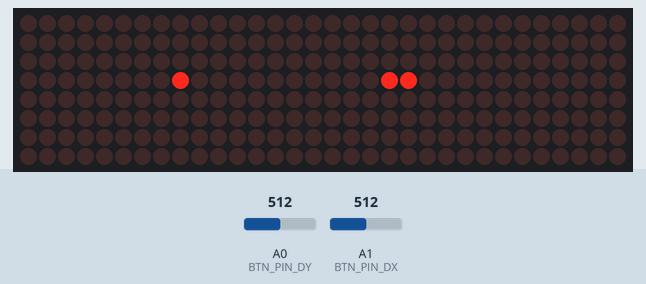
Simulated run of this sketch. Board: Arduino Uno, built with avr-gcc and run on an emulated ATmega328P. Shown: 32×8 LED matrix. Wiring (inferred from the names in the program): 4 × MAX7219 LED driver (orientation assumed): data pin 12; clock pin 10; CS pin 11. Inputs (shaded band) come from the test bench; at power-on: A0 (BTN_PIN_DY) = 512, A1 (BTN_PIN_DX) = 512. Random numbers use the default seed unless the sketch sets one.

Above: at 1.2 s.
1.3 s: A0 (BTN_PIN_DY) set to 766
3.8 s: A0 (BTN_PIN_DY) set to 789
At 4.0 s:
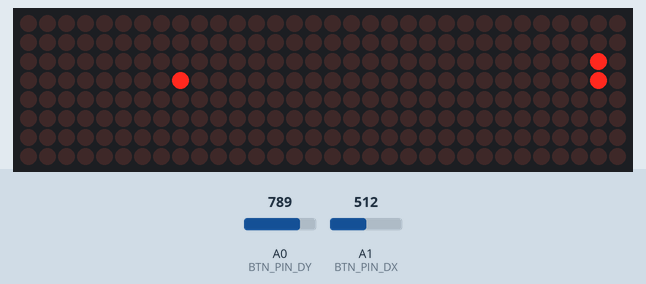
6.1 s: A1 (BTN_PIN_DX) set to 770
7.6 s: A1 (BTN_PIN_DX) set to 804
At 7.88 s:
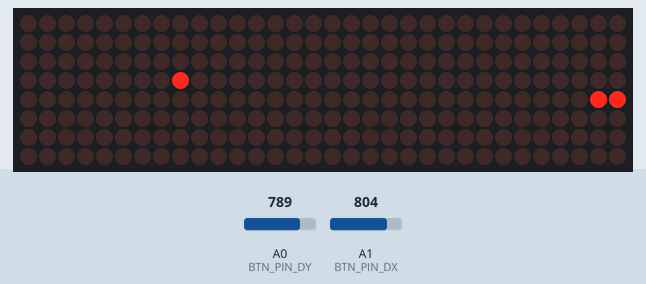
10.0 s: A1 (BTN_PIN_DX) set to 716
At 10.22 s:
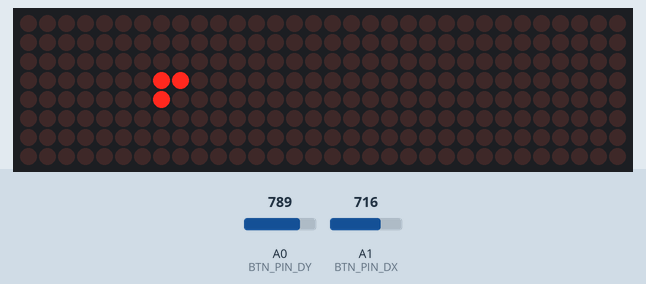
12.3 s: A1 (BTN_PIN_DX) set to 900
At 12.81 s:
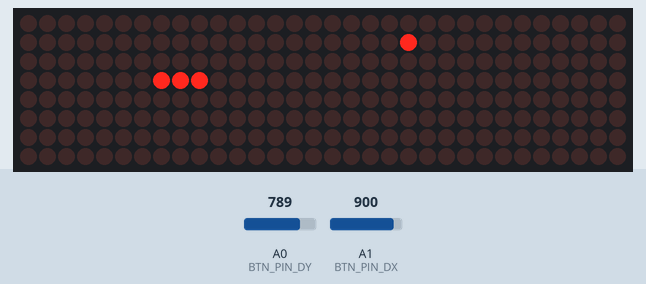
Timing chart, 0 to 15.3 s (numbered marks = the images above; inputs shaded):
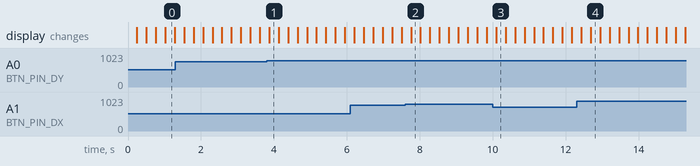

The sketch:

snake.ino
```cpp
#include "Arduino.h"
#include "game.h"

const byte LED_PIN_DATA = 12;
const byte LED_PIN_CLOCK = 10;
const byte LED_PIN_CS = 11;

const byte LED_OP_DECODEMODE = 9;
const byte LED_OP_INTENSITY = 10;
const byte LED_OP_SCANLIMIT = 11;
const byte LED_OP_SHUTDOWN = 12;
const byte LED_OP_DISPLAYTEST = 15;

const byte BTN_PIN_DY = A0;
const byte BTN_PIN_DX = A1;
const int BTN_SIGNAL_MID_LEVEL = 518;
const int BTN_SIGNAL_THRESHOLD = BTN_SIGNAL_MID_LEVEL / 2;

const int LOOP_DELAY = 25;
const int GAME_LOOP_DELAY = 250;

const int RENDER_PANELS = 4;

byte led_buffer[RENDER_PANELS][2];

int game_loop_filter = 0;

Game game;
UserInput user_input;

void setup() {
    randomSeed(analogRead(A0));

    game_init(&game);
    game_prepare_level(&game);

    user_input.next_move = DIRECTION_RIGHT;

    render_init();
    render_field();
}

void loop() {
    input_read();

    game_loop_filter++;
    if (game_loop_filter >= GAME_LOOP_DELAY / LOOP_DELAY) {
        game_loop_filter = 0;

        STEP_RESULT result = game_handle_next_step(&game, &user_input);
        if (result == STEP_RESULT_SUCCESS) {
            render_field();
        } else {
            game_prepare_level(&game);
            user_input.next_move = DIRECTION_RIGHT;
            render_field();
        }
    }

    delay(LOOP_DELAY);
}

void input_read() {
    int dy = analogRead(BTN_PIN_DY) - BTN_SIGNAL_MID_LEVEL;
    int dx = analogRead(BTN_PIN_DX) - BTN_SIGNAL_MID_LEVEL;

    int abs_dy = dy < 0 ? -dy : dy;
    int abs_dx = dx < 0 ? -dx : dx;

    if (abs_dy > abs_dx) {
        if (abs_dy > BTN_SIGNAL_THRESHOLD) {
            user_input.next_move = dy < 0 ? DIRECTION_UP : DIRECTION_DOWN;
        }
    } else {
        if (abs_dx > BTN_SIGNAL_THRESHOLD) {
            user_input.next_move = dx < 0 ? DIRECTION_LEFT : DIRECTION_RIGHT;
        }
    }
}

void render_init() {
    pinMode(LED_PIN_DATA, OUTPUT);
    pinMode(LED_PIN_CLOCK, OUTPUT);
    pinMode(LED_PIN_CS, OUTPUT);
    digitalWrite(LED_PIN_CS, HIGH);

    render_led_send_command(LED_OP_DISPLAYTEST, 0);
    render_led_send_command(LED_OP_SCANLIMIT, 7);
    render_led_send_command(LED_OP_DECODEMODE, 0);
    render_led_send_command(LED_OP_SHUTDOWN, 1);
    render_led_send_command(LED_OP_INTENSITY, 8);
}

void render_field() {
    for (int y = 0; y < FIELD_HEIGHT; y++) {
        for (int x = 0; x < FIELD_WIDTH;) {
            byte data = 0, mask = 1 << (FIELD_HEIGHT - 1), d = RENDER_PANELS - x / FIELD_HEIGHT - 1;
            for (; mask > 0; x++) {
                if (!GAME_CELL_IS_TYPE(game.field.cells[x][y], CELL_TYPE_EMPTY))
                    data |= mask;
                mask >>= 1;
            }

            led_buffer[d][0] = FIELD_HEIGHT - y;
            led_buffer[d][1] = data;
        }
        render_led_send_buffer();
    }
}

void render_led_send_command(byte opcode, byte data) {
    for (int i = 0; i < RENDER_PANELS; i++) {
        led_buffer[i][0] = opcode;
        led_buffer[i][1] = data;
    }
    render_led_send_buffer();
}

void render_led_send_buffer() {
    digitalWrite(LED_PIN_CS, LOW);

    for (int i = RENDER_PANELS - 1; i >= 0; i--) {
        shiftOut(LED_PIN_DATA, LED_PIN_CLOCK, MSBFIRST, led_buffer[i][0]);
        shiftOut(LED_PIN_DATA, LED_PIN_CLOCK, MSBFIRST, led_buffer[i][1]);
    }

    digitalWrite(LED_PIN_CS, HIGH);
}
```

game.cpp
```cpp
#include "game.h"

#if defined(__EMSCRIPTEN__)

long random(long max) {
    return random() % max;
}

#endif

void move_snake(Game *game, Point next_point);
void increase_snake(Game *game, Point next_point);
bool is_next_snake_point_allowed(Game *game, Point point);
Point get_next_point(Point point, DIRECTION direction);
DIRECTION get_opposite_direction(DIRECTION direction);
void set_snake_direction(Game *game, DIRECTION direction);
void generate_food(Game *game);
void generate_blocks(Game *game);
void init_snake(Game *game);
void memzero(uint8_t *mem, size_t size);

void game_init(Game *game) {
    memzero((uint8_t*) game, sizeof(Game));
}

void game_prepare_level(Game *game) {
    memzero((uint8_t*) &(game->field), sizeof(Field));
    generate_blocks(game);
    init_snake(game);
    generate_food(game);
    game->score = 0;
}

STEP_RESULT game_handle_next_step(Game *game, UserInput *input) {
    set_snake_direction(game, input->next_move);

    Point current_snake_point = game->snake.first_point;
    Point next_snake_point = get_next_point(current_snake_point,
                                            GAME_CELL_GET_SNAKE_NEXT(game->field.cells[current_snake_point.x][current_snake_point.y]));

    if (!is_next_snake_point_allowed(game, next_snake_point))
        return STEP_RESULT_FAIL;

    if (GAME_CELL_IS_TYPE(game->field.cells[next_snake_point.x][next_snake_point.y], CELL_TYPE_FOOD)) {
        game->score++;
        increase_snake(game, next_snake_point);
        generate_food(game);
    } else
        move_snake(game, next_snake_point);

    return STEP_RESULT_SUCCESS;
}

void move_snake(Game *game, Point next_point) {
    Point fp = game->snake.first_point;
    DIRECTION fd = GAME_CELL_GET_SNAKE_NEXT(game->field.cells[fp.x][fp.y]);
    Cell next_cell = GAME_CELL_MAKE_SNAKE(fd);

    Point lp = game->snake.last_point;
    DIRECTION ld = GAME_CELL_GET_SNAKE_NEXT(game->field.cells[lp.x][lp.y]);

    game->field.cells[lp.x][lp.y] = CELL_TYPE_EMPTY;
    game->field.cells[next_point.x][next_point.y] = next_cell;

    game->snake.first_point = next_point;
    game->snake.last_point = get_next_point(lp, ld);
}

void increase_snake(Game *game, Point next_point) {
    Point fp = game->snake.first_point;
    DIRECTION fd = GAME_CELL_GET_SNAKE_NEXT(game->field.cells[fp.x][fp.y]);
    Cell next_cell = GAME_CELL_MAKE_SNAKE(fd);

    game->field.cells[next_point.x][next_point.y] = next_cell;
    game->snake.first_point = next_point;
}

bool is_next_snake_point_allowed(Game *game, Point point) {
    Cell cell = game->field.cells[point.x][point.y];
    CELL_TYPE type = GAME_CELL_GET_TYPE(cell);

    if (GAME_CELL_IS_TYPE(cell, CELL_TYPE_EMPTY))
        return true;

    if (GAME_CELL_IS_TYPE(cell, CELL_TYPE_FOOD))
        return true;

    if (GAME_CELL_IS_TYPE(cell, CELL_TYPE_SNAKE)
        && POINT_IS_EQUAL(point, game->snake.last_point))
        return true;

    return false;
}

Point get_next_point(Point point, DIRECTION direction) {
    switch (direction) {
        case DIRECTION_LEFT:
            return POINT((uint8_t) (((uint8_t) (point.x - 1)) % FIELD_WIDTH), point.y);
        case DIRECTION_RIGHT:
            return POINT((uint8_t) (((uint8_t) (point.x + 1)) % FIELD_WIDTH), point.y);
        case DIRECTION_UP:
            return POINT(point.x, (uint8_t) (((uint8_t) (point.y - 1)) % FIELD_HEIGHT));
        case DIRECTION_DOWN:
            return POINT(point.x, (uint8_t) (((uint8_t) (point.y + 1)) % FIELD_HEIGHT));
    }

    return point;
}

DIRECTION get_opposite_direction(DIRECTION direction) {
    switch (direction) {
        case DIRECTION_LEFT:
            return DIRECTION_RIGHT;
        case DIRECTION_RIGHT:
            return DIRECTION_LEFT;
        case DIRECTION_UP:
            return DIRECTION_DOWN;
        case DIRECTION_DOWN:
            return DIRECTION_UP;
    }
    return DIRECTION_RIGHT;
}

void set_snake_direction(Game *game, DIRECTION direction) {
    Point p = game->snake.first_point;
    Cell c = game->field.cells[p.x][p.y];
    DIRECTION curr_direction = GAME_CELL_GET_SNAKE_NEXT(c);

    if (curr_direction == direction
        || get_opposite_direction(curr_direction) == direction)
        return;

    game->field.cells[p.x][p.y] = (c & 0xf3) | (direction << 2);
}

/**
 * Generate food by following algoright (non optimal):
 * - generate random value (RND) in range from 0 to field WxH;
 * - iterate thought all cells until we found free cell under index RND, we skip occupied cells and do not count them.
 */
void generate_food(Game *game) {
    int rnd = (int) random(FIELD_WIDTH * FIELD_HEIGHT - game->score - 2);

    while (true) {
        for (int i = 0; i < FIELD_WIDTH; ++i) {
            for (int j = 0; j < FIELD_HEIGHT; ++j) {
                if (GAME_CELL_IS_TYPE(game->field.cells[i][j], CELL_TYPE_EMPTY)) {
                    if (--rnd <= 0) {
                        game->field.cells[i][j] = GAME_CELL_MAKE_FOOD;
                        return;
                    }
                }
            }
        }
    }
}

void generate_blocks(Game *game) {
    const long RND_MAX = 0x7FFFFFFFl;
    const long RND_BIN_THRESHOLD = RND_MAX / 2;

    if (random(RND_MAX) < RND_BIN_THRESHOLD) {
        /* No borders at all */
        return;
    }

    if (random(RND_MAX) > RND_BIN_THRESHOLD) {
        /* Left border */
        for (int i = 0; i < FIELD_HEIGHT; i++)
            game->field.cells[0][i] = GAME_CELL_MAKE_BLOCK;
    }

    if (random(RND_MAX) > RND_BIN_THRESHOLD) {
        /* Right border */
        for (int i = 0; i < FIELD_HEIGHT; i++)
            game->field.cells[FIELD_WIDTH - 1][i] = GAME_CELL_MAKE_BLOCK;
    }

    if (random(RND_MAX) > RND_BIN_THRESHOLD) {
        /* Top border */
        for (int i = 0; i < FIELD_WIDTH; i++)
            game->field.cells[i][0] = GAME_CELL_MAKE_BLOCK;
    }

    if (random(RND_MAX) > RND_BIN_THRESHOLD) {
        /* Bottom border */
        for (int i = 0; i < FIELD_WIDTH; i++)
            game->field.cells[i][FIELD_HEIGHT - 1] = GAME_CELL_MAKE_BLOCK;
    }
}

/**
 * Generate two cell snake in the field center.
 */
void init_snake(Game *game) {
    const int P1_X = FIELD_WIDTH / 2;
    const int P1_Y = FIELD_HEIGHT / 2;

    const int P2_X = FIELD_WIDTH / 2 - 1;
    const int P2_Y = FIELD_HEIGHT / 2;

    game->field.cells[P1_X][P1_Y] = GAME_CELL_MAKE_SNAKE(DIRECTION_RIGHT);
    game->field.cells[P2_X][P2_Y] = GAME_CELL_MAKE_SNAKE(DIRECTION_RIGHT);

    game->snake.first_point.x = P1_X;
    game->snake.first_point.y = P1_Y;

    game->snake.last_point.x = P2_X;
    game->snake.last_point.y = P2_Y;
}

/**
 * Fill memory block by zeros.
 */
void memzero(uint8_t *mem, size_t size) {
    while (size-- > 0)
        *mem++ = 0;
}
```

game.h
```cpp
#ifndef GAME_H
#define GAME_H

#include <stdint.h>
#include <stdlib.h>

#if defined(__EMSCRIPTEN__)

const int FIELD_WIDTH = 64;
const int FIELD_HEIGHT = 64;

#elif defined(__AVR__)

const int FIELD_WIDTH = 32;
const int FIELD_HEIGHT = 8;

#else

#error Unsupported platform.

#endif

/**
 * Game field cell type.
 */
typedef enum {
    CELL_TYPE_EMPTY,
    CELL_TYPE_SNAKE,
    CELL_TYPE_FOOD,
    CELL_TYPE_BLOCK
} CELL_TYPE;

/**
 * Direction to snake next cell.
 */
typedef enum {
    DIRECTION_LEFT,
    DIRECTION_RIGHT,
    DIRECTION_UP,
    DIRECTION_DOWN
} DIRECTION;

/**
 * The result of game loop step.
 */
typedef enum {
    STEP_RESULT_SUCCESS,
    STEP_RESULT_FAIL
 } STEP_RESULT;

/**
 * Point coordinates.
 */
typedef struct Point {
    /**
     * X-coordinate: [0..FIELD_WIDTH].
     */
    uint8_t x;
    /**
     * Y-coordinate: [0..FIELD_HEIGHT].
     */
    uint8_t y;
} Point;

#define POINT(x, y) ((Point) {(uint8_t) x, (uint8_t) y})

#define POINT_IS_EQUAL(p1, p2) (p1.x == p2.x && p1.y == p2.y)

/**
 * Snake data container.
 */
typedef struct Snake {
    Point first_point;
    Point last_point;;
} Snake;

/**
 * Cell data will be encoded in one byte by the following bit schema:
 * 2 bits - type of the cell, one of CELL_TYPE value.
 * Next bits depends on type of the cell.
 * - Snake cell:
 *  2 bits - next cell direction, one of DIRECTION value.
 *  The first snake cell contains direction for future step.
 */
typedef uint8_t Cell;

#define GAME_CELL_MAKE_EMPTY ((Cell) CELL_TYPE_EMPTY)
#define GAME_CELL_MAKE_SNAKE(next_direction) ((Cell) (CELL_TYPE_SNAKE | ((next_direction) << 2)))
#define GAME_CELL_MAKE_FOOD ((Cell) CELL_TYPE_FOOD)
#define GAME_CELL_MAKE_BLOCK ((Cell) CELL_TYPE_BLOCK)

#define GAME_CELL_GET_TYPE(cell) ((CELL_TYPE) ((cell) & 0x03))
#define GAME_CELL_IS_TYPE(cell, type) (GAME_CELL_GET_TYPE(cell) == (type))

#define GAME_CELL_GET_SNAKE_NEXT(cell) ((DIRECTION) (((cell) >> 2) & 0x03))

/**
 * Game field, contains only cells.
 */
typedef struct Field {
    Cell cells[FIELD_WIDTH][FIELD_HEIGHT];
} Field;

/**
 * Game root struct.
 */
typedef struct Game {
    Field field;
    Snake snake;
    Point food_location;
    short score;
} Game;

/**
 * User input.
 */
typedef struct UserInput {
    DIRECTION next_move;
} UserInput;

/**
 * Initialize game struct.
 */
void game_init(Game *game);

/**
 * Initialize game for next level.
 */
void game_prepare_level(Game *game);

/**
 * Handle next game loop step.
 */
STEP_RESULT game_handle_next_step(Game *game, UserInput *input);

#endif
```

Measured:
- the behaviour switches between 777 and 778 on A0 (BTN_PIN_DY) (found by bisection; images 0 and 1)
- the behaviour switches between 788 and 789 on A1 (BTN_PIN_DX) (found by bisection; images 1 and 2)
